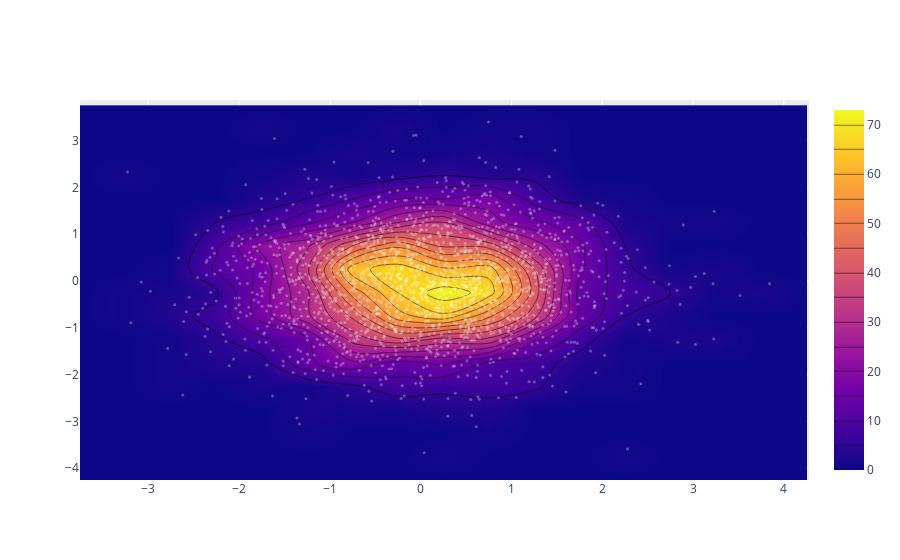

This figure's notebook cell:
### Code cell
import plotly.graph_objs as go

import numpy as np

x = np.random.randn(2000)
y = np.random.randn(2000)
iplot([go.Histogram2dContour(x=x, y=y, contours=dict(coloring='heatmap')),
       go.Scatter(x=x, y=y, mode='markers', marker=dict(color='white', size=3, opacity=0.3))], show_link=False)

### Figure 1 — Plotly figure (JSON) as saved in the notebook; plotly's stock layout.template omitted (floating-point values rounded to 4 significant figures; data arrays with more than 128 entries replaced by an {"elided": "..."} marker saying what was removed)
{"data": [{"autocontour": true, "contours": {"coloring": "heatmap", "end": 70, "size": 5, "start": 5}, "type": "histogram2dcontour", "x": {"elided": "2000 float values"}, "y": {"elided": "2000 float values"}}, {"marker": {"color": "white", "opacity": 0.3, "size": 3}, "mode": "markers", "type": "scatter", "x": {"elided": "2000 float values"}, "y": {"elided": "2000 float values"}}], "layout": {"autosize": true, "xaxis": {"autorange": true, "range": [-3.75, 4.274], "type": "linear"}, "yaxis": {"autorange": true, "range": [-4.25, 3.892], "type": "linear"}}}
